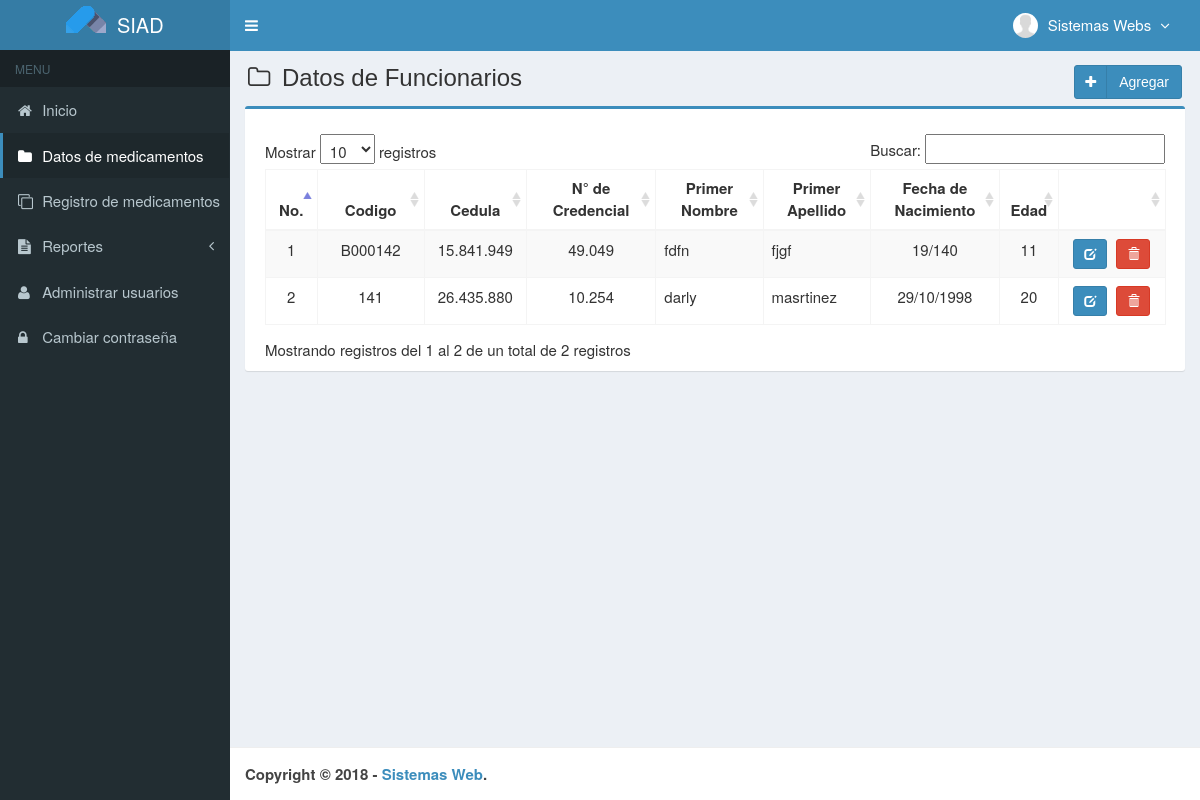
Before: /main.php?module=medicines (signed in) with the older database file.
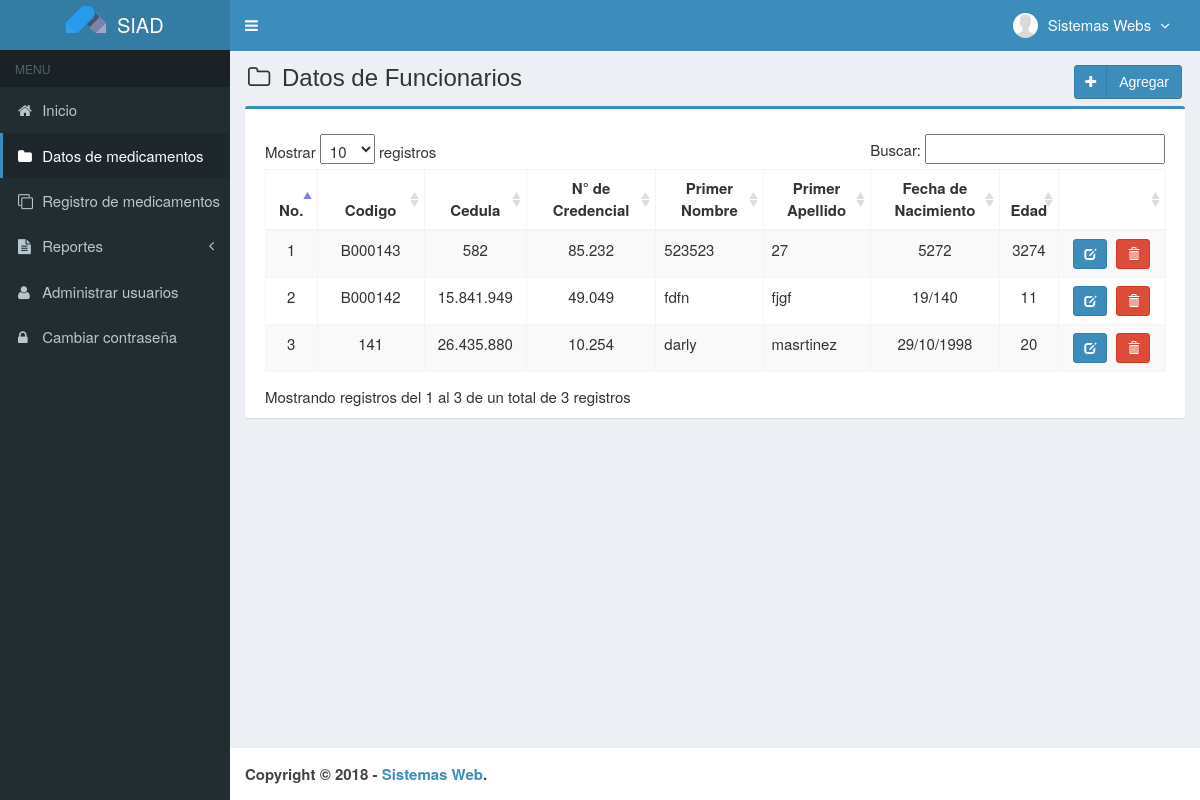
After: the same page with the newer database file.
### tables this page shows
CREATE TABLE `medicamentos` (
  `codigo` varchar(7) NOT NULL,
  `nombre` varchar(50) NOT NULL,
  `precio_compra` int(11) NOT NULL,
  `precio_venta` int(11) NOT NULL,
  `unidad` varchar(20) NOT NULL,
  `stock` int(11) NOT NULL,
  `created_user` int(3) NOT NULL,
  `created_date` timestamp NOT NULL DEFAULT CURRENT_TIMESTAMP,
  `updated_user` int(3) NOT NULL,
  `updated_date` timestamp NOT NULL DEFAULT CURRENT_TIMESTAMP ON UPDATE CURRENT_TIMESTAMP,
  `p_nombre` varchar(50) NOT NULL,
  `cedula` int(10) NOT NULL,
  `credencial` int(20) NOT NULL,
  `p_apellido` varchar(50) NOT NULL,
  `fec_nac` varchar(50) NOT NULL,
  `edad` int(3) NOT NULL,
  `s_nombre` varchar(50) NOT NULL,
  `s_apellido` varchar(50) NOT NULL,
  `rif` int(15) NOT NULL,
  `genero` int(11) NOT NULL,
  `tel_cel` int(11) NOT NULL,
  `tel_hab` int(11) NOT NULL,
  `tel_emerg` int(11) NOT NULL,
  `municipio` varchar(50) NOT NULL,
  `calle` varchar(50) NOT NULL,
  `casa` varchar(50) NOT NULL,
  `parroquia` varchar(50) NOT NULL,
  `estado` varchar(50) NOT NULL,
  `ciudad` varchar(50) NOT NULL,
  `avenida` varchar(50) NOT NULL,
  `codigo_cp` int(20) NOT NULL,
  `serial_cp` int(20) NOT NULL,
  `estado_c` varchar(50) NOT NULL,
  `lugar_nac` varchar(50) NOT NULL,
  `correo_e` varchar(50) NOT NULL,
  `grado_inst` varchar(50) NOT NULL
);

### config/fungsi_rupiah.php (called while the page is built, shortened)
<?php
function format_rupiah($angka){
  $rupiah=number_format($angka,0,',','.');
  return $rupiah;
}
?>

### modules/medicines/view.php (the view, shortened to what this page needs)
<section class="content-header">
  <h1>
    <i class="fa fa-folder-o icon-title"></i> Datos de Funcionarios
    <a class="btn btn-primary btn-social pull-right" href="?module=form_medicines&form=add" title="agregar" data-toggle="tooltip">
      <i class="fa fa-plus"></i> Agregar
    </a>
  </h1>
</section>
<section class="content">
  <div class="row">
    <div class="col-md-12">
      <div class="box box-primary">
        <div class="box-body">
          <table id="dataTables1" class="table table-bordered table-striped table-hover">
            <thead>
              <tr>
                <th class="center">No.</th>
                <th class="center">Codigo</th>
                <th class="center">Cedula</th>
                <th class="center">N° de Credencial</th>
                <th class="center">Primer Nombre</th>
                <th class="center">Primer Apellido</th>
                <th class="center">Fecha de Nacimiento</th>
                <th class="center">Edad</th>
                <th></th>
              </tr>
            </thead>
            <tbody>
            <?php
            $no = 1;
            $query = mysqli_query($mysqli, "SELECT codigo,cedula,credencial,p_apellido,p_nombre,fec_nac,edad FROM medicamentos ORDER BY codigo DESC")
                                            or die('error: '.mysqli_error($mysqli));
            while ($data = mysqli_fetch_assoc($query)) {
              $cedula = format_rupiah($data['cedula']);
              $credencial = format_rupiah($data['credencial']);
              echo "<tr>
                      <td width='30' class='center'>$no</td>
                      <td width='80' class='center'>$data[codigo]</td>
                      <td width='70' align='center'>$cedula</td>
                      <td width='100' align='center'>$credencial</td>
                      <td width='80' align='left'>$data[p_nombre]</td>
                      <td width='80' align='left'>$data[p_apellido]</td>
                      <td width='100' align='center'>$data[fec_nac]</td>
                      <td width='20' align='center'>$data[edad]</td>
                      <td class='center' width='80'>
                      <div>
                      <a data-toggle='tooltip' data-placement='top' title='modificar' style='margin-right:5px' class='btn btn-primary btn-sm' href='?module=form_medicines&form=edit&id=$data[codigo]'>
                          <i style='color:#fff' class='glyphicon glyphicon-edit'></i>
                      </a>";
            ?>
                          <a data-toggle="tooltip" data-placement="top" title="Eliminar" class="btn btn-danger btn-sm" href="modules/medicines/proses.php?act=delete&id=<?php echo $data['codigo'];?>" onclick="return confirm('estas seguro de eliminar <?php echo $data['p_nombre']; ?> ?');">
                              <i style="color:#fff" class="glyphicon glyphicon-trash"></i>
                          </a>
            <?php
              echo "    </div>
                      </td>
                    </tr>";
              $no++;
            }
            ?>
            </tbody>
          </table>
        </div>
      </div>
    </div>
  </div>
</section><!-- /.content

Changed rows visible on the page:
added medicamentos: codigo "B000143", cedula "582", credencial "85.232", p_nombre "523523", p_apellido "27", fec_nac "5272", edad "3274"
Other visible differences:
text written by a page script: "Mostrar registros Buscar: Mostrando registros del 1 al 2 de un total de 2 registros" → "Mostrar registros Buscar: Mostrando registros del 1 al 3 de un total de 3 registros"
